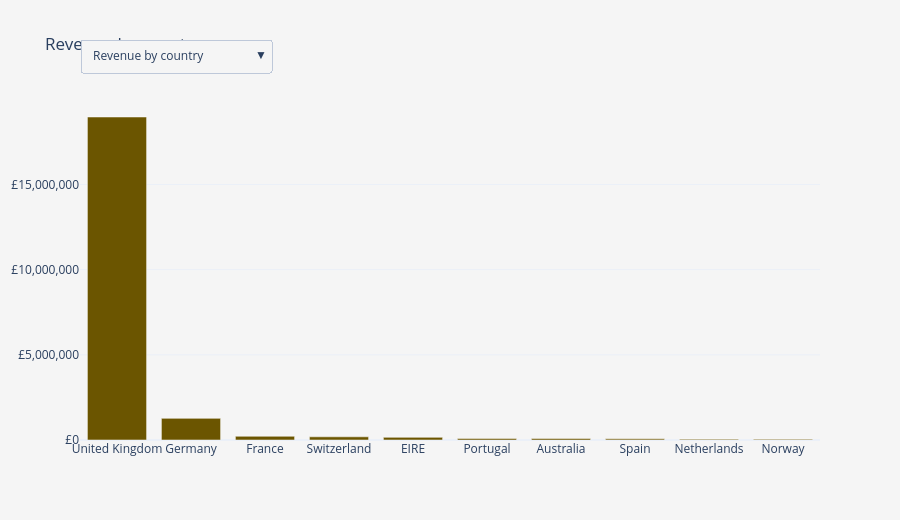

The notebook cell saved with this chart:
### Code cell
import numpy as np
import pandas as pd
import plotly.graph_objects as go
from IPython.display import HTML, display

data = df.copy()
data = data.dropna(subset=['CustomerID'])
data = data[(data['Quantity'] > 0) & (data['UnitPrice'] > 0)]
data = data[~data['InvoiceNo'].astype(str).str.startswith('C')]
data['TotalAmount'] = data['Quantity'] * data['UnitPrice']
data['InvoiceDate'] = pd.to_datetime(data['InvoiceDate'])

total_rev = data['TotalAmount'].sum()
n_customers = data['CustomerID'].nunique()
n_orders = data['InvoiceNo'].nunique()
aov = data.groupby('InvoiceNo')['TotalAmount'].sum().mean()
n_countries = data['Country'].nunique()

country_rev = data.groupby('Country')['TotalAmount'].sum().sort_values(ascending=False)
top_country, top_country_share = country_rev.index[0], country_rev.iloc[0] / total_rev * 100

cust_spend = data.groupby('CustomerID')['TotalAmount'].sum()
seg = pd.cut(cust_spend, bins=[-np.inf, 200, 1000, 3000, np.inf],
             labels=['Occasional', 'Regular', 'Premium', 'VIP'], right=False)
seg_rev = cust_spend.groupby(seg, observed=True).sum().reindex(['VIP', 'Premium', 'Regular', 'Occasional']).dropna()
seg_share = seg_rev / seg_rev.sum() * 100
seg_count = cust_spend.groupby(seg, observed=True).size().reindex(seg_rev.index)

orders_per_cust = data.groupby('CustomerID')['InvoiceNo'].nunique()
repeat_rate = (orders_per_cust > 1).mean() * 100

monthly = data.groupby(data['InvoiceDate'].dt.to_period('M').dt.to_timestamp())['TotalAmount'].sum()
peak_month, peak_val = monthly.idxmax(), monthly.max()

prod_rev = data.groupby('Description')['TotalAmount'].sum().sort_values(ascending=False)
top_prod, top_prod_rev = prod_rev.index[0], prod_rev.iloc[0]

kpis = [
    ('Revenue', f'£{total_rev/1e6:.2f}M', f'{n_orders:,} orders', '#6b5500'),
    ('Customers', f'{n_customers:,}', f'{repeat_rate:.0f}% buy more than once', '#8f7f2a'),
    ('Avg Order Value', f'£{aov:,.0f}', 'per invoice', '#c4b05a'),
    ('Top Market', top_country, f'{top_country_share:.0f}% of revenue · {n_countries} countries', '#6b5500'),
    ('Best Segment', seg_share.idxmax(), f'{seg_share.max():.1f}% of revenue', '#8f7f2a'),
]

insights = [
    ('Customer value',
     f'{seg_share.idxmax()} customers ({int(seg_count[seg_share.idxmax()]):,} people) generate '
     f'{seg_share.max():.1f}% of revenue.', '#6b5500'),
    ('Loyalty',
     f'{repeat_rate:.0f}% of customers ordered more than once; the average customer places '
     f'{orders_per_cust.mean():.1f} orders.', '#8f7f2a'),
    ('Seasonality',
     f'Revenue peaked in {peak_month:%B %Y} at £{peak_val/1e3:,.0f}K.', '#c4b05a'),
    ('Best seller',
     f'"{top_prod[:40]}" is the top product with £{top_prod_rev/1e3:,.0f}K in sales.', '#6b5500'),
]

css = """
<style>
.dash{font-family:-apple-system,Segoe UI,Helvetica,Arial,sans-serif;background:#f5f5f5;padding:20px;border-radius:14px;color:#333}
.dash h2{margin:0 0 14px;font-size:22px}
.grid{display:grid;grid-template-columns:repeat(auto-fit,minmax(190px,1fr));gap:14px;margin-bottom:18px}
.card{background:#fff;border-radius:12px;padding:16px;border-top:5px solid var(--c);
      box-shadow:0 1px 4px rgba(0,0,0,.08);transition:transform .15s,box-shadow .15s}
.card:hover{transform:translateY(-4px);box-shadow:0 8px 18px rgba(0,0,0,.15)}
.card .l{font-size:12px;text-transform:uppercase;letter-spacing:.06em;color:#777}
.card .v{font-size:28px;font-weight:700;margin:4px 0;color:var(--c)}
.card .s{font-size:12px;color:#666}
.ins{background:#fffdf2;border-left:5px solid var(--c);border-radius:8px;padding:12px 14px;
     box-shadow:0 1px 3px rgba(0,0,0,.06);transition:transform .15s}
.ins:hover{transform:translateX(4px)}
.ins b{display:block;margin-bottom:3px}
</style>
"""

kpi_html = ''.join(
    f'<div class="card" style="--c:{c}"><div class="l">{l}</div><div class="v">{v}</div><div class="s">{s}</div></div>'
    for l, v, s, c in kpis)
ins_html = ''.join(
    f'<div class="ins" style="--c:{c}"><b>{t}</b>{txt}</div>' for t, txt, c in insights)

cards_html = (f'{css}<div class="dash"><h2>E-Commerce Results</h2>'
              f'<div class="grid">{kpi_html}</div><div class="grid">{ins_html}</div></div>')

gold = ['#6b5500', '#8f7f2a', '#c4b05a', '#d9cc8a']
top_c = country_rev.head(10)
top_p = prod_rev.head(10)

fig = go.Figure()
fig.add_bar(x=top_c.index, y=top_c.values, marker_color=gold[0], name='Revenue by country',
            hovertemplate='%{x}<br>£%{y:,.0f}<extra></extra>')
fig.add_scatter(x=monthly.index, y=monthly.values, mode='lines+markers', fill='tozeroy',
                line=dict(color='#4a3d00', width=3), fillcolor='rgba(143,127,42,0.4)',
                name='Monthly revenue', visible=False,
                hovertemplate='%{x|%b %Y}<br>£%{y:,.0f}<extra></extra>')
fig.add_bar(x=top_p.index.str[:25], y=top_p.values, marker_color=gold[1], name='Top products',
            visible=False, hovertemplate='%{x}<br>£%{y:,.0f}<extra></extra>')
fig.add_bar(x=seg_share.index, y=seg_share.values, marker_color=gold[:len(seg_share)],
            name='Revenue share by segment', visible=False,
            text=[f'{v:.1f}%' for v in seg_share.values], textposition='outside',
            hovertemplate='%{x}<br>%{y:.1f}% of revenue<extra></extra>')

views = ['Revenue by country', 'Monthly revenue', 'Top products', 'Revenue share by segment']
buttons = [dict(label=name, method='update',
                args=[{'visible': [j == i for j in range(4)]},
                      {'title': {'text': name},
                       'yaxis.tickprefix': '' if i == 3 else '£',
                       'yaxis.ticksuffix': '%' if i == 3 else ''}])
           for i, name in enumerate(views)]

fig.update_layout(
    title=views[0], template='plotly_white', height=520,
    paper_bgcolor='#f5f5f5', plot_bgcolor='#f5f5f5',
    yaxis=dict(tickprefix='£', tickformat=',.0f'),
    updatemenus=[dict(type='dropdown', buttons=buttons, x=0.0, y=1.18, xanchor='left')],
    margin=dict(t=100), showlegend=False)

display(HTML(cards_html))
fig.show()

page = (f'<html><head><meta charset="utf-8"><title>E-Commerce Results</title></head>'
        f'<body style="margin:20px;background:#f5f5f5">{cards_html}'
        f'{fig.to_html(full_html=False, include_plotlyjs="cdn")}</body></html>')
with open('ecommerce_results.html', 'w', encoding='utf-8') as f:
    f.write(page)
print('Saved: ecommerce_results.html (open it in any browser)')

### Figure 1 — Plotly figure (JSON) as saved in the notebook; plotly's stock layout.template omitted (floating-point values rounded to 4 significant figures)
{"data": [{"hovertemplate": "%{x}<br>£%{y:,.0f}<extra></extra>", "marker": {"color": "#6b5500"}, "name": "Revenue by country", "type": "bar", "x": ["United Kingdom", "Germany", "France", "Switzerland", "EIRE", "Portugal", "Australia", "Spain", "Netherlands", "Norway"], "y": [18960000.0, 1270000.0, 218700.0, 186500.0, 155500.0, 92220.0, 90560.0, 67190.0, 50510.0, 44570.0]}, {"fill": "tozeroy", "fillcolor": "rgba(143,127,42,0.4)", "hovertemplate": "%{x|%b %Y}<br>£%{y:,.0f}<extra></extra>", "line": {"color": "#4a3d00", "width": 3}, "mode": "lines+markers", "name": "Monthly revenue", "type": "scatter", "visible": false, "x": ["2024-12-01T00:00:00", "2025-01-01T00:00:00", "2025-02-01T00:00:00", "2025-03-01T00:00:00", "2025-04-01T00:00:00", "2025-05-01T00:00:00", "2025-06-01T00:00:00", "2025-07-01T00:00:00", "2025-08-01T00:00:00", "2025-09-01T00:00:00", "2025-10-01T00:00:00", "2025-11-01T00:00:00", "2025-12-01T00:00:00"], "y": [2394000.0, 1712000.0, 1103000.0, 1079000.0, 1885000.0, 1974000.0, 1477000.0, 1407000.0, 2028000.0, 2071000.0, 2356000.0, 1618000.0, 252600.0]}, {"hovertemplate": "%{x}<br>£%{y:,.0f}<extra></extra>", "marker": {"color": "#8f7f2a"}, "name": "Top products", "type": "bar", "visible": false, "x": ["Adjust bad debt", "AMAZON FEE", "CRUK Commission", "RUSTIC  SEVENTEEN DRAWER ", "DOTCOM POSTAGE", "REGENCY MIRROR WITH SHUTT", "LOVE SEAT ANTIQUE WHITE M", "VINTAGE BLUE KITCHEN CABI", "VINTAGE RED KITCHEN CABIN", "CHEST NATURAL WOOD 20 DRA"], "y": [6460000.0, 4911000.0, 202900.0, 127545, 100200.0, 95535, 84490, 77250, 75625, 70000]}, {"hovertemplate": "%{x}<br>%{y:.1f}% of revenue<extra></extra>", "marker": {"color": ["#6b5500", "#8f7f2a", "#c4b05a"]}, "name": "Revenue share by segment", "text": ["71.9%", "25.6%", "2.4%"], "textposition": "outside", "type": "bar", "visible": false, "x": ["VIP", "Premium", "Regular"], "y": [71.94, 25.65, 2.415]}], "layout": {"height": 520, "margin": {"t": 100}, "paper_bgcolor": "#f5f5f5", "plot_bgcolor": "#f5f5f5", "showlegend": false, "title": {"text": "Revenue by country"}, "updatemenus": [{"buttons": [{"args": [{"visible": [true, false, false, false]}, {"title": {"text": "Revenue by country"}, "yaxis.tickprefix": "£", "yaxis.ticksuffix": ""}], "label": "Revenue by country", "method": "update"}, {"args": [{"visible": [false, true, false, false]}, {"title": {"text": "Monthly revenue"}, "yaxis.tickprefix": "£", "yaxis.ticksuffix": ""}], "label": "Monthly revenue", "method": "update"}, {"args": [{"visible": [false, false, true, false]}, {"title": {"text": "Top products"}, "yaxis.tickprefix": "£", "yaxis.ticksuffix": ""}], "label": "Top products", "method": "update"}, {"args": [{"visible": [false, false, false, true]}, {"title": {"text": "Revenue share by segment"}, "yaxis.tickprefix": "", "yaxis.ticksuffix": "%"}], "label": "Revenue share by segment", "method": "update"}], "type": "dropdown", "x": 0, "xanchor": "left", "y": 1.18}], "yaxis": {"tickformat": ",.0f", "tickprefix": "£"}}}
